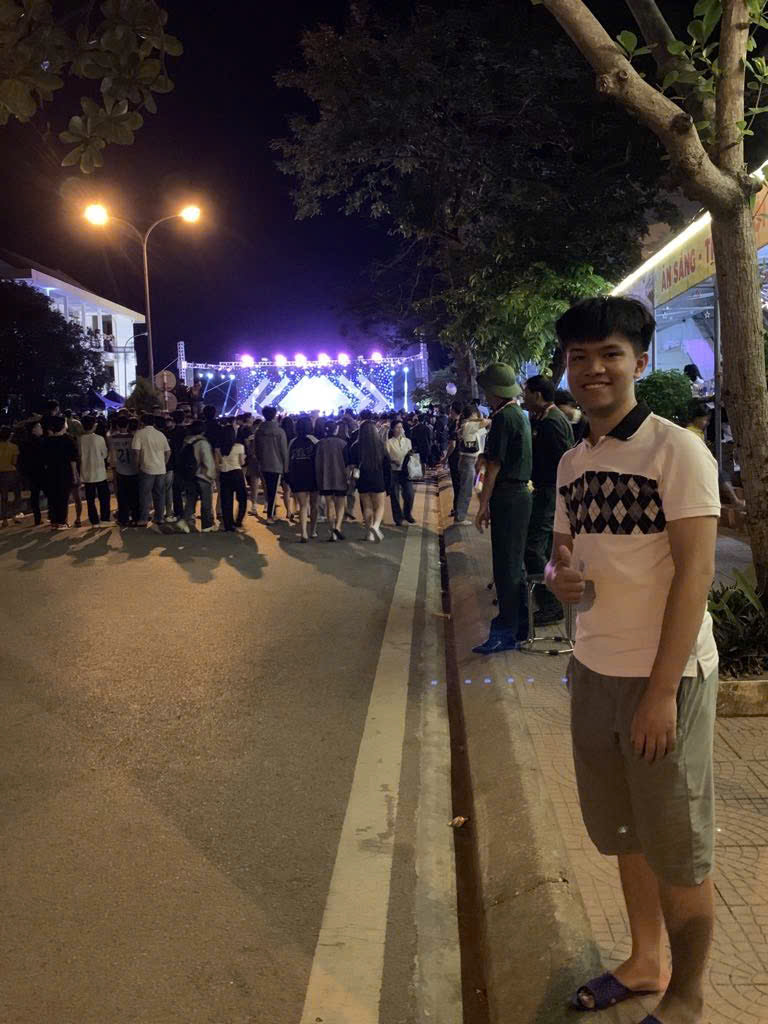
#> input picture opencv_pract/photo/face4.jpg, 768 x 1024 px, found by its file name
$ python dectechtio.py
#> lines starting #> are read from the running program, lines starting #| are printed output that depends on the picture; after the words box and inside, x2 and y2 are one past the last pixel; in counts of white or black regions, pixels touching at a corner belong together
import cv2 as cv
img= cv.imread('opencv_pract/photo/face4.jpg')
#> img is the input picture: shape (1024, 768, 3); mean B, G, R 56.5, 66, 80
cv.imshow('img',img)

gray = cv.cvtColor(img, cv.COLOR_BGR2GRAY)
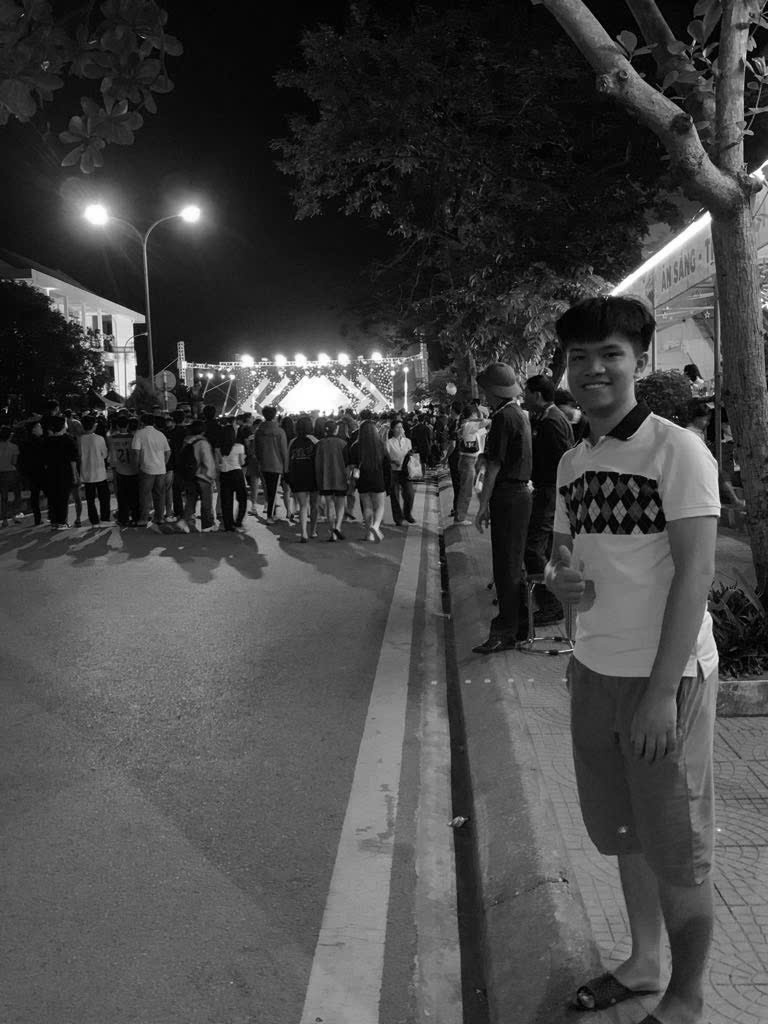
#> gray: shape (1024, 768); min 0, max 255, mean 69.1
harr_cascade = cv.CascadeClassifier('opencv_pract/harr.xml')

face_rectang = harr_cascade.detectMultiScale(gray, scaleFactor=1.1, minNeighbors=5)
#> face_rectang = [[561, 329, 72, 72]]
print(f"So khuon mat trong hinh: {len(face_rectang)}")
#| So khuon mat trong hinh: 1
for (x,y,w,h) in face_rectang:
    cv.rectangle(img, (x,y), (x+w, y+h), (0,255,0), thickness=2)
#> this loop made 1 pass
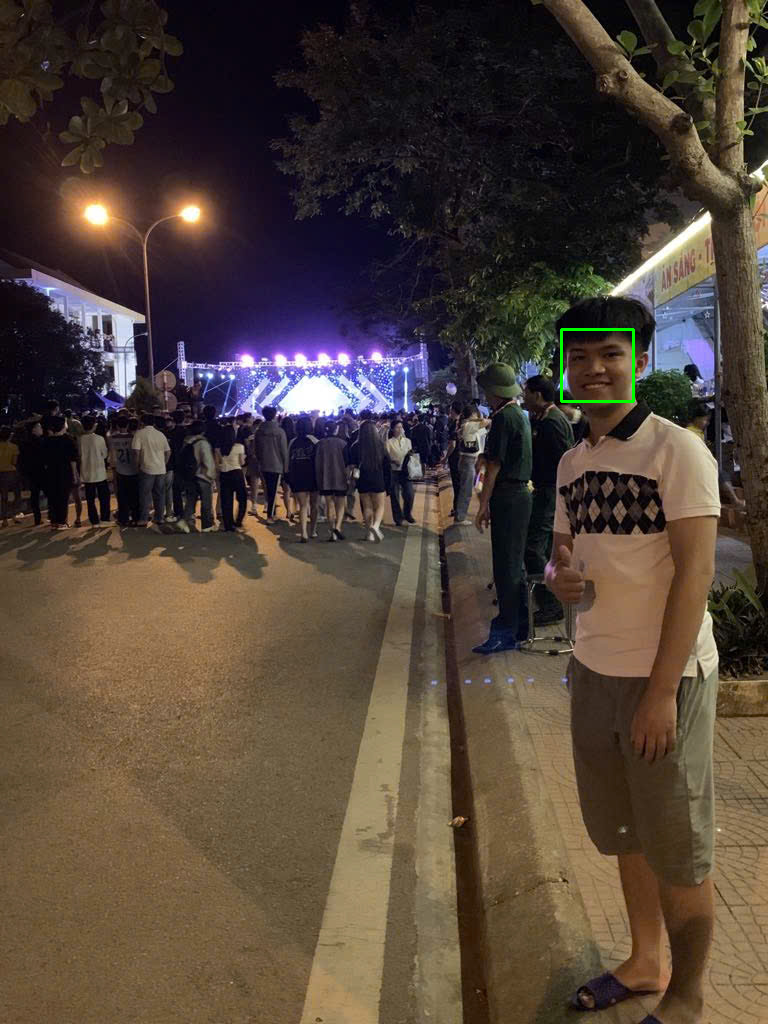
#> img: shape (1024, 768, 3); 0.11% of pixels changed, all inside (x1, y1, x2, y2) = (560, 328, 635, 403)
cv.imshow('Face', img)
cv.waitKey(0)
cv.destroyAllWindows()
